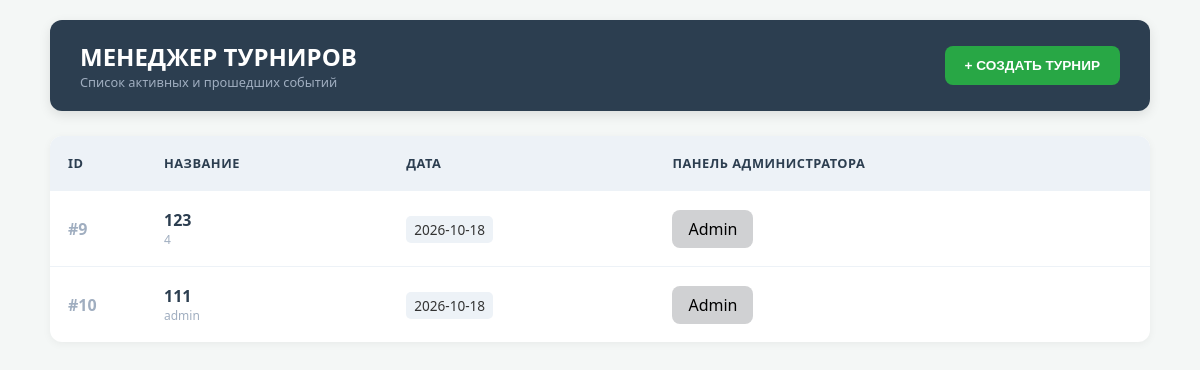
The app's page /, older data.
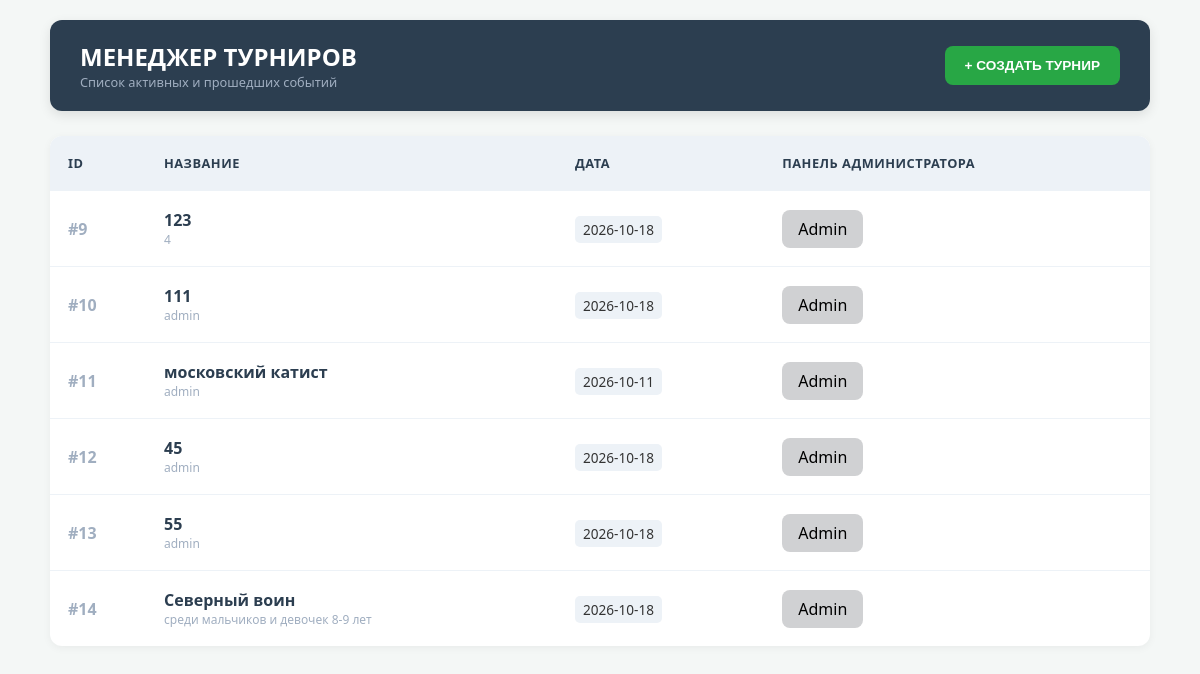
The same page, newer data.
### app/tournament_main/model.py (models this page shows)
class Base(DeclarativeBase):
    pass

class Tournament(Base):
    __tablename__ = "tournaments"
    id: Mapped[int] = mapped_column(primary_key=True)
    title: Mapped[str] = mapped_column(String(255))
    type: Mapped[str] = mapped_column(String(255))
    description: Mapped[str] = mapped_column(String)
    event_date: Mapped[date] = mapped_column(nullable=False)
    judge: Mapped[str] = mapped_column(String(255))
    title: Mapped[str] = mapped_column(String(255))
    secretary: Mapped[str] = mapped_column(String(255))
    db_path: Mapped[str] = mapped_column(String(255))  # Путь к файлу sqlite этого турнира

### app/show.py (the view)
@router.get("/", response_class=HTMLResponse)
async def index_page(request: Request, db: AsyncSession = Depends(get_db)):
    t_res = await db.execute(select(Tournament))
    tournaments = t_res.scalars().all()
    c_res = await db.execute(select(CategoryTemplate))
    templates_list = c_res.scalars().all()
    return templates.TemplateResponse("index.html", {
        "request": request,
        "tournaments": tournaments,
        "templates": templates_list
    })

### templates/index.html (shortened to what this page needs)
<!DOCTYPE html>
<html lang="ru">
<head>
</head>
<body>
<div class="container">
    <div class="top-bar">
        <div>
            <h1 style="margin:0; font-size: 1.5rem;">МЕНЕДЖЕР ТУРНИРОВ</h1>
            <div style="font-size: 0.8rem; color: var(--gray);">Список активных и прошедших событий</div>
        </div>
        <button class="btn btn-success" onclick="toggleForm()">+ СОЗДАТЬ ТУРНИР</button>
    </div>
    <table class="data-table">
        <thead>
            <tr>
                <th width="60">ID</th>
                <th>Название</th>
                <th>Дата</th>
                <th>Панель администратора</th>
            </tr>
        </thead>
<tbody>
    {% for t in tournaments %}
    <tr onclick="window.location.href='/view/{{ t.id }}/kata-show'" style="cursor: pointer;">
        <td style="color: var(--gray); font-weight: bold;">#{{ t.id }}</td>
        <td>
            <div style="font-weight: bold; font-size: 1rem; color: var(--dark);">{{ t.title }}</div>
            <div style="font-size: 0.75rem; color: var(--gray);">{{ t.description }}</div>
        </td>
        <td>
            <span style="background: #edf2f7; padding: 4px 8px; border-radius: 5px; font-size: 0.85rem;">
                {{ t.event_date }}
            </span>
        </td>
        <td>
            <a href="/{{ t.id }}/auth" class="admin-panel">Admin</a>
        </td>
    </tr>
    {% else %}
    <tr>
        <td colspan="4" style="text-align: center; padding: 50px; color: var(--gray);">
            Турниров пока нет. Нажмите кнопку выше, чтобы создать первый.
        </td>
    </tr>
    {% endfor %}
</tbody>
    </table>
</div>
</body>
</html>

### templates/index.html (style rules this page uses)
:root { --aka: #dc3545; --shiro: #0d6efd; --bg: #f4f7f6; --green: #28a745; --dark: #2c3e50; --gray: #a0aec0; --border: #e2e8f0; }
body { font-family: 'Segoe UI', Tahoma, Geneva, Verdana, sans-serif; background: var(--bg); margin: 0; padding: 20px; color: #333; }
.container { max-width: 1100px; margin: 0 auto; }
.top-bar { display: flex; justify-content: space-between; align-items: center; background: var(--dark); color: white; padding: 20px 30px; border-radius: 12px; margin-bottom: 25px; box-shadow: 0 4px 12px rgba(0,0,0,0.1); }
.data-table { width: 100%; border-collapse: separate; border-spacing: 0; background: white; border-radius: 12px; overflow: hidden; box-shadow: 0 2px 8px rgba(0,0,0,0.05); }
.data-table th { background: #edf2f7; color: var(--dark); text-align: left; padding: 18px; font-size: 0.8rem; text-transform: uppercase; letter-spacing: 0.5px; }
.btn { border: none; padding: 12px 20px; border-radius: 8px; cursor: pointer; font-weight: 700; transition: 0.2s; font-size: 0.85rem; text-decoration: none; display: inline-flex; align-items: center; gap: 8px; }
.btn-success { background: var(--green); color: white; }
.admin-panel { text-decoration: none; display: inline-block; padding: 8px 16px; border-radius: 8px; background:#d0d1d3; color: black; }

Row changes from the older to the newer data that the page shows:
added Tournament: id "11", title "московский катист", description "admin", event_date "2026-10-11"
added Tournament: id "12", title "45", description "admin", event_date "2026-10-18"
added Tournament: id "13", title "55", description "admin", event_date "2026-10-18"
added Tournament: id "14", title "Северный воин", description "среди мальчиков и девочек 8-9 лет", event_date "2026-10-18"
